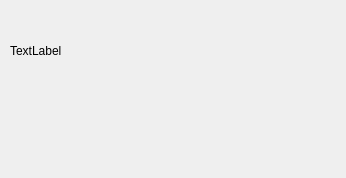
<?xml version="1.0" encoding="UTF-8"?>
<ui version="4.0">
 <class>resultwindow</class>
 <widget class="QDialog" name="resultwindow">
  <property name="geometry">
   <rect>
    <x>0</x>
    <y>0</y>
    <width>346</width>
    <height>178</height>
   </rect>
  </property>
  <property name="windowTitle">
   <string>Dialog</string>
  </property>
  <widget class="QLabel" name="label">
   <property name="geometry">
    <rect>
     <x>10</x>
     <y>0</y>
     <width>321</width>
     <height>101</height>
    </rect>
   </property>
   <property name="text">
    <string>TextLabel</string>
   </property>
  </widget>
 </widget>
 <resources/>
 <connections/>
</ui>
